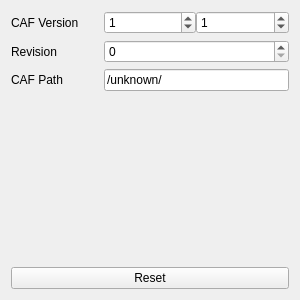
<?xml version="1.0" encoding="UTF-8"?>
<ui version="4.0">
 <class>UIcafbuilderrootinfo</class>
 <widget class="QWidget" name="UIcafbuilderrootinfo">
  <property name="geometry">
   <rect>
    <x>0</x>
    <y>0</y>
    <width>300</width>
    <height>300</height>
   </rect>
  </property>
  <property name="sizePolicy">
   <sizepolicy hsizetype="MinimumExpanding" vsizetype="Preferred">
    <horstretch>0</horstretch>
    <verstretch>0</verstretch>
   </sizepolicy>
  </property>
  <property name="minimumSize">
   <size>
    <width>300</width>
    <height>0</height>
   </size>
  </property>
  <property name="windowTitle">
   <string>Form</string>
  </property>
  <layout class="QVBoxLayout" name="verticalLayout_2">
   <item>
    <widget class="QWidget" name="widget" native="true">
     <property name="sizePolicy">
      <sizepolicy hsizetype="Preferred" vsizetype="Fixed">
       <horstretch>0</horstretch>
       <verstretch>0</verstretch>
      </sizepolicy>
     </property>
     <layout class="QHBoxLayout" name="horizontalLayout">
      <property name="spacing">
       <number>0</number>
      </property>
      <property name="leftMargin">
       <number>0</number>
      </property>
      <property name="topMargin">
       <number>0</number>
      </property>
      <property name="rightMargin">
       <number>0</number>
      </property>
      <property name="bottomMargin">
       <number>0</number>
      </property>
      <item>
       <widget class="QLabel" name="label_3">
        <property name="sizePolicy">
         <sizepolicy hsizetype="Preferred" vsizetype="Preferred">
          <horstretch>2</horstretch>
          <verstretch>0</verstretch>
         </sizepolicy>
        </property>
        <property name="text">
         <string>CAF Version</string>
        </property>
       </widget>
      </item>
      <item>
       <widget class="QSpinBox" name="sb_cvMajor">
        <property name="sizePolicy">
         <sizepolicy hsizetype="Minimum" vsizetype="Fixed">
          <horstretch>2</horstretch>
          <verstretch>0</verstretch>
         </sizepolicy>
        </property>
        <property name="value">
         <number>1</number>
        </property>
       </widget>
      </item>
      <item>
       <widget class="QSpinBox" name="sb_cvMinor">
        <property name="sizePolicy">
         <sizepolicy hsizetype="Minimum" vsizetype="Fixed">
          <horstretch>2</horstretch>
          <verstretch>0</verstretch>
         </sizepolicy>
        </property>
        <property name="value">
         <number>1</number>
        </property>
       </widget>
      </item>
     </layout>
    </widget>
   </item>
   <item>
    <widget class="QWidget" name="widget_3" native="true">
     <property name="sizePolicy">
      <sizepolicy hsizetype="Preferred" vsizetype="Fixed">
       <horstretch>0</horstretch>
       <verstretch>0</verstretch>
      </sizepolicy>
     </property>
     <layout class="QHBoxLayout" name="horizontalLayout_2">
      <property name="spacing">
       <number>0</number>
      </property>
      <property name="leftMargin">
       <number>0</number>
      </property>
      <property name="topMargin">
       <number>0</number>
      </property>
      <property name="rightMargin">
       <number>0</number>
      </property>
      <property name="bottomMargin">
       <number>0</number>
      </property>
      <item>
       <widget class="QLabel" name="label">
        <property name="sizePolicy">
         <sizepolicy hsizetype="Preferred" vsizetype="Preferred">
          <horstretch>2</horstretch>
          <verstretch>0</verstretch>
         </sizepolicy>
        </property>
        <property name="text">
         <string>Revision</string>
        </property>
       </widget>
      </item>
      <item>
       <widget class="QSpinBox" name="sb_revision">
        <property name="sizePolicy">
         <sizepolicy hsizetype="Minimum" vsizetype="Fixed">
          <horstretch>4</horstretch>
          <verstretch>0</verstretch>
         </sizepolicy>
        </property>
        <property name="maximum">
         <number>9999</number>
        </property>
       </widget>
      </item>
     </layout>
    </widget>
   </item>
   <item>
    <widget class="QWidget" name="widget_4" native="true">
     <property name="sizePolicy">
      <sizepolicy hsizetype="Preferred" vsizetype="Fixed">
       <horstretch>0</horstretch>
       <verstretch>0</verstretch>
      </sizepolicy>
     </property>
     <layout class="QHBoxLayout" name="horizontalLayout_3">
      <property name="spacing">
       <number>0</number>
      </property>
      <property name="leftMargin">
       <number>0</number>
      </property>
      <property name="topMargin">
       <number>0</number>
      </property>
      <property name="rightMargin">
       <number>0</number>
      </property>
      <property name="bottomMargin">
       <number>0</number>
      </property>
      <item>
       <widget class="QLabel" name="label_2">
        <property name="sizePolicy">
         <sizepolicy hsizetype="Preferred" vsizetype="Preferred">
          <horstretch>2</horstretch>
          <verstretch>0</verstretch>
         </sizepolicy>
        </property>
        <property name="text">
         <string>CAF Path</string>
        </property>
       </widget>
      </item>
      <item>
       <widget class="QLineEdit" name="le_path">
        <property name="sizePolicy">
         <sizepolicy hsizetype="Expanding" vsizetype="Fixed">
          <horstretch>4</horstretch>
          <verstretch>0</verstretch>
         </sizepolicy>
        </property>
        <property name="text">
         <string>/unknown/</string>
        </property>
       </widget>
      </item>
     </layout>
    </widget>
   </item>
   <item>
    <widget class="QWidget" name="widget_2" native="true"/>
   </item>
   <item>
    <widget class="QWidget" name="widget_5" native="true">
     <property name="sizePolicy">
      <sizepolicy hsizetype="Preferred" vsizetype="Fixed">
       <horstretch>0</horstretch>
       <verstretch>0</verstretch>
      </sizepolicy>
     </property>
     <layout class="QHBoxLayout" name="horizontalLayout_4">
      <property name="leftMargin">
       <number>0</number>
      </property>
      <property name="topMargin">
       <number>0</number>
      </property>
      <property name="rightMargin">
       <number>0</number>
      </property>
      <property name="bottomMargin">
       <number>0</number>
      </property>
      <item>
       <widget class="QPushButton" name="pbtn_reset">
        <property name="text">
         <string>Reset</string>
        </property>
       </widget>
      </item>
     </layout>
    </widget>
   </item>
  </layout>
 </widget>
 <resources/>
 <connections/>
</ui>
